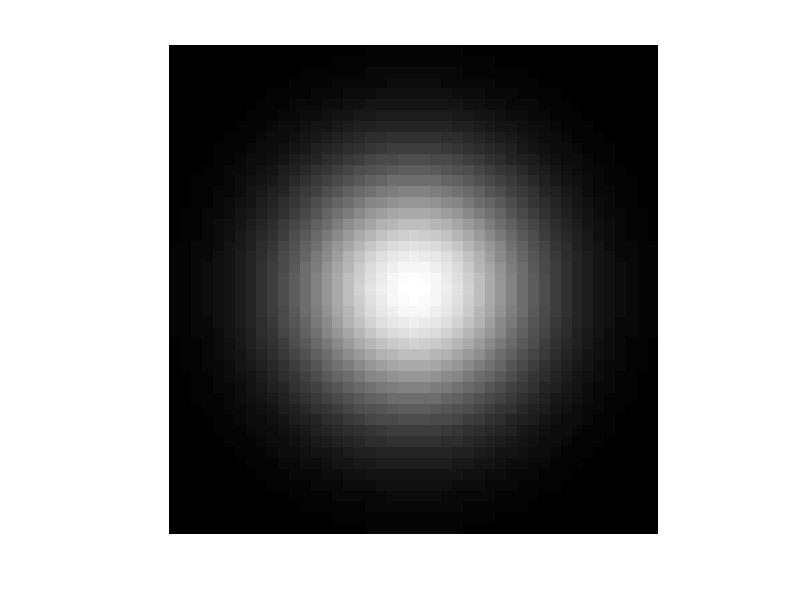

Write the MATLAB code that produced this figure. (Note: this script raises an error after producing the figure.)
% DrawBlurDots.m Uses somewhat clever indexing to insert multiple copies of
% small images (dots) into a big image.  Draws a single frame for a single
% set of dots.

% Size of big image (pixels)
m = 420;
n = 640;

% Size of small image (pixels, assume it fits in a square)
nn = 45;

% generate the small image
[xx,yy] = meshgrid(linspace(-1,1,nn));

% Gaussian
dotImg = exp(-(xx.^2+yy.^2)/.5^2);

figure(1)
clf
imagesc(dotImg);
axis equal
axis off
colormap(gray);
truesize

% Find the pixels in the small image that above a threshold.  These are the
% only ones that we will be using.
id = find(dotImg(:)>.05);

% Find the indices to these non-black pixels
[idx,idy] = ind2sub([nn,nn],id);

% Create a blank big image to be filled with dots
img = zeros(m,n);
nDots = 100;
dotCenter = round([rand(nDots,1)*(n-nn),rand(nDots,1)*(m-nn)]);
img = zeros(m,n);

% This should be the fast part: add the small images into the big image
tic
for i=1:nDots
    newId =   idy+dotCenter(i,2) + (idx+dotCenter(i,1))*m;
    img(newId) = img(newId)+dotImg(id);
end
toc

% Show the big image
figure(2)
clf
imagesc(img)
axis equal
axis tight
colormap(gray);